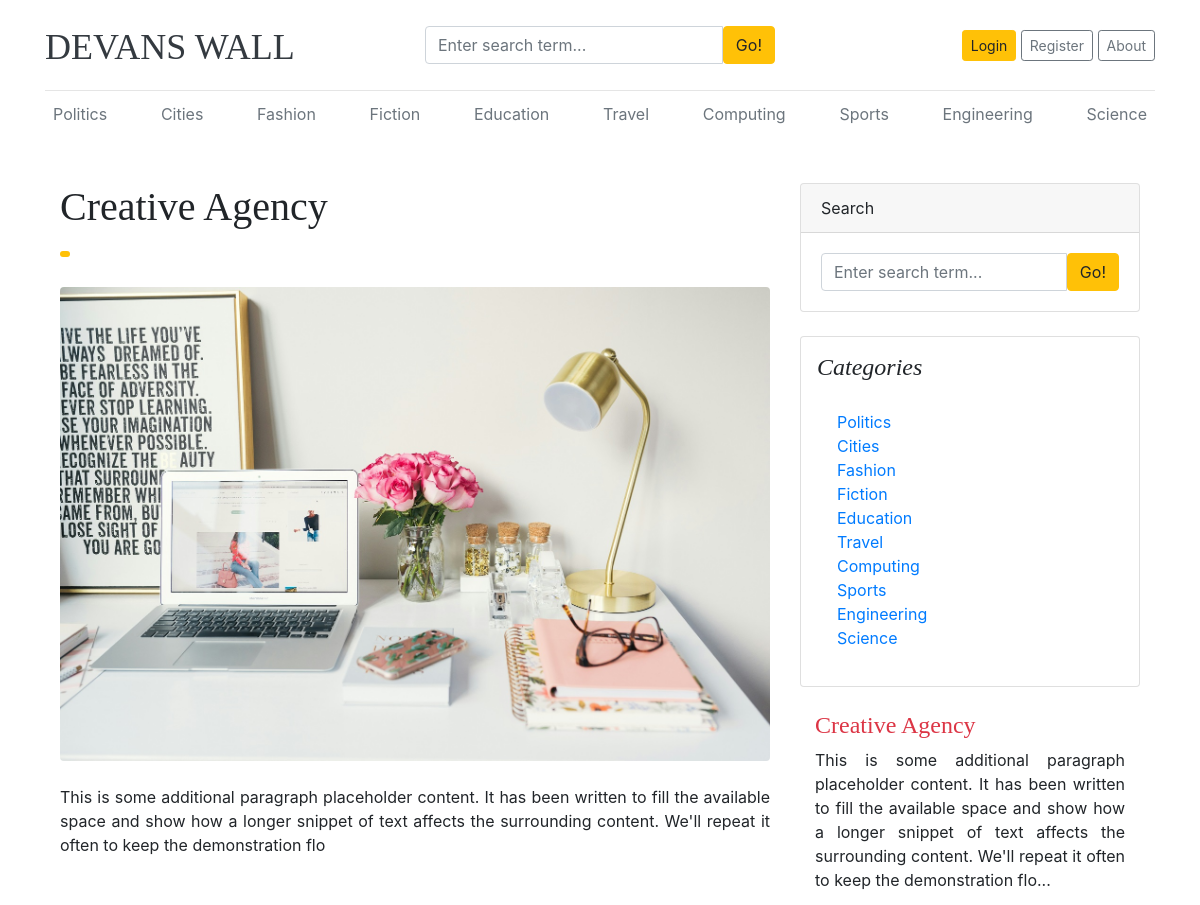
The page /category/about/ (upper part) on the database as committed earlier.
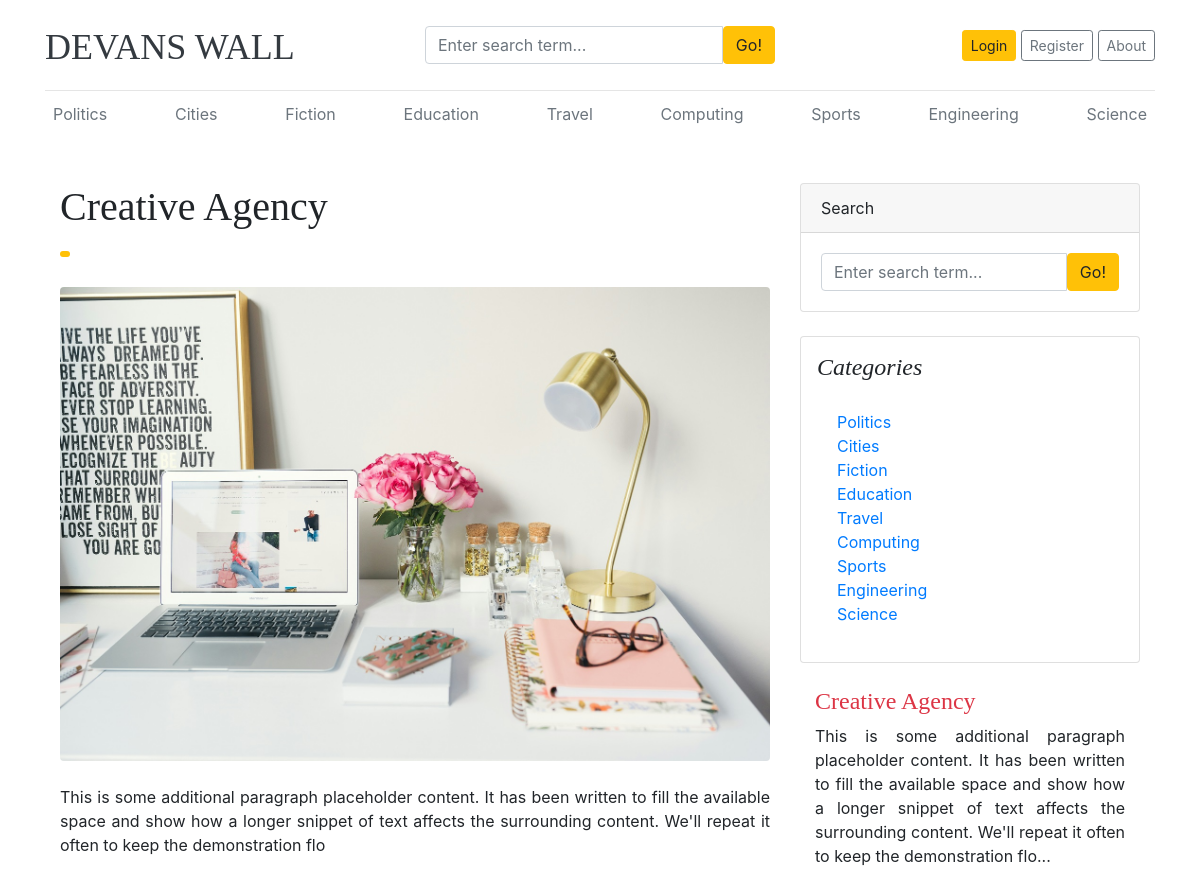
The same page on the database as committed later.
### blogs/models.py (models this page shows, shortened)
class Category(models.Model):
    category_name = models.CharField(max_length = 50, unique=True)
    category_decription = models.CharField(max_length = 150, unique=True, null=True)
    created_at = models.DateTimeField(auto_now_add =True)
    updated_at = models.DateTimeField(auto_now_add =True)
    class Meta:
        verbose_name_plural = 'Categories'

class About(models.Model):
    about_heading = models.CharField(max_length = 25)
    about_descrip = models.TextField(max_length = 225)
    created_at = models.DateTimeField(auto_now_add = True)
    updated_at = models.DateTimeField(auto_now = True)
    class Meta:
        verbose_name_plural = 'About'

### blogs/views.py (the view)
# urls.py: path('about/', views.about, name='about'),
def about(request):
    myabout = get_object_or_404(About)
    data = {
        'myabout': myabout,
    }
    return render(request, 'blogs/about.html', data)

### blogs/context_processors.py (called while the page is built)
def get_categories(request):
    categories = Category.objects.all().order_by('-updated_at')
    return dict(categories=categories)

def get_social_links(request):
    social_links = SocialLink.objects.all()
    return dict(social_links=social_links)

def get_about(request):
    theabout = About.objects.all()
    return dict(theabout=theabout)

### templates/blogs/about.html (shortened to what this page needs)
{% extends 'base.html' %}
{% load static %}
{% block content %}
<div class="container mt-5">
    <div class="row">
        <div class="col-lg-8">
            <article>
                <header class="mb-4">
                    <h1 class="fw-bolder mb-1">{{myabout.about_heading}}</h1>
                    <a class="badge bg-warning text-decoration-none text-light" href="#!"> </a>
                </header>
                <figure class="mb-4"><img class="img-fluid rounded" src="{% static 'images/cover.jpg' %}" alt="..." /></figure>
                <section class="mb-5">
                    <p class="fs-5 mb-4 text-justify">{{myabout.about_descrip}}</p>
                    </section>
            </article>
        </div>
        <div class="col-lg-4">
            <div class="card mb-4">
                <div class="card-header">Search</div>
                <div class="card-body">
                    <form action="{% url 'search' %}" method="GET">
                        <div class="input-group">
                          <input class="form-control" type="text" name="keyword" placeholder="Enter search term..." aria-label="Enter search term..." aria-describedby="button-search" />
                          <button type="submit" class="btn btn-warning" id="button-search">Go!</button>
                        </div>
                </div>
            </div>
            <div class="card mb-4 p-3">
                <h4 class="font-italic">Categories</h4>
                <div class="card-body">
                    <div class="row">
                        <div class="col-sm-6">
                            <ul class="list-unstyled mb-0">
                                {% for cat in categories %}
                                <li><a href="{% url 'post_by_category' cat.id %}">{{cat.category_name}}</a></li>
                                {% endfor %}
                            </ul>
                        </div>
                    </div>
                </div>
            </div>
            <div class="col-md-12">
                <div class="position-sticky" style="top: 2rem;">
                  <div class="p-8 mb-3 bg-body-tertiary rounded">
                    {% for i in theabout %}
                    <h4 class="fst-italic"><a href="{% url 'about' %}" class="text-danger"> {{i.about_heading }}</a></h4>
                    <p class="mb-0 text-justify">{{ i.about_descrip | truncatewords:50 }}...</p>
                    {% endfor %}
                  </div>
        </div>
    </div>
</div>
{% endblock %}

### templates/base.html (shortened to what this page needs)
{% load static %}
<!DOCTYPE html>
<html lang="en">
<head>
    <link href="https://getbootstrap.com/docs/4.0/dist/css/bootstrap.min.css" rel="stylesheet">
    <link href="{% static 'css/blog.css' %}" rel="stylesheet">
    <link href="{% static 'css/footer.css' %}" rel="stylesheet">
    <link rel="stylesheet" href="https://cdnjs.cloudflare.com/ajax/libs/font-awesome/4.7.0/css/font-awesome.min.css">
  </head>
<body>
    <div class="container">
      <header class="blog-header py-3">
        <div class="row flex-nowrap justify-content-between align-items-center">
          <div class="col-4 pt-1">
            <a class="blog-header-logo text-dark" href="/">DEVANS WALL</a>
          </div>
          <div class="col-4">
            <form action="{% url 'search' %}" method="GET">
              <div class="input-group">
                <input class="form-control" type="text" name="keyword" value="{{thesearchterm}}" placeholder="Enter search term..." aria-label="Enter search term..." aria-describedby="button-search" />
                <button type="submit" class="btn btn-warning" id="button-search">Go!</button>
              </div>
          </form>
          </div>
          <div class="col-4 d-flex justify-content-end align-items-center">
            {% if not user.is_authenticated %}
            <a class="btn btn-sm btn-warning" href="{% url 'login' %}">Login</a> &nbsp;
            <a class="btn btn-sm btn-outline-secondary" href="{% url 'register' %}">Register</a>&nbsp;
            <a class="btn btn-sm btn-outline-secondary" href="{% url 'about' %}">About</a>
            {% endif %}
          </div>
        </div>
      </header>
      <div class="nav-scroller py-1 mb-2">
        <nav class="nav d-flex justify-content-between">
          {% if categories %}
                {% for category in categories %}
                    <a class="p-2 text-muted" href="{% url 'post_by_category' category.id %}">{{ category.category_name }}</a>
                {% endfor %}
                {% else %}
                    <a class="p-2 text-muted" href="#">No Categories</a>
          {% endif %}
        </nav>
      </div>
            {% block content %}
            {% endblock %}
  </body>
</html>

Rows that differ between the two databases and show on the page:
removed Category: category_name "Fashion"
